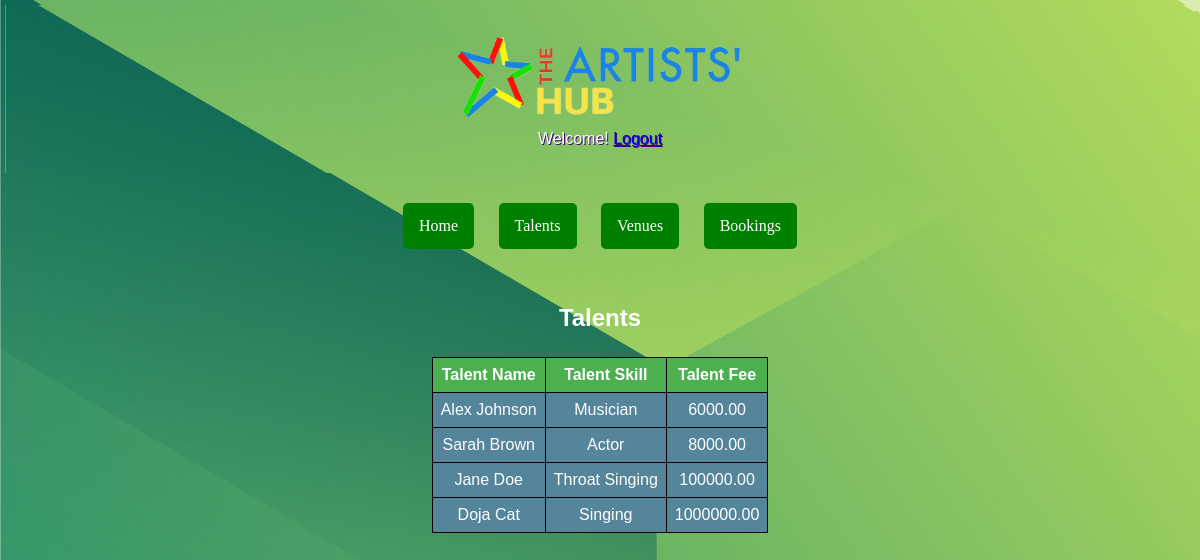
The app's page /talents.php with its own data.
### tables this page shows
CREATE TABLE `talents` (
  `talent_id` int(11) NOT NULL,
  `talent_name` varchar(255) NOT NULL,
  `talent_skill` varchar(100) NOT NULL,
  `talent_fee` decimal(10,2) NOT NULL
);

### database.php (called while the page is built, shortened)
<?php
$host = "localhost";
$username = "root";
$password = "";
$database = "artisthub";
$conn = new mysqli($host, $username, $password, $database);
function getTalents() {
    global $conn;
    $talents = array();
    $sql = "SELECT * FROM talents";
    $result = $conn->query($sql);
    if ($result->num_rows > 0) {
        while ($row = $result->fetch_assoc()) {
            $talents[] = $row;
        }
    }
    return $talents;
}
?>

### talents.php (the view, shortened to what this page needs)
<?php
include_once 'database.php';
$talents = getTalents();
?>
<!DOCTYPE html>
<html lang="en">
<head>
    <link rel="stylesheet" href="style.css">
</head>
<body>
    <div class="header">
    <img src="logo.png" alt="Artist Hub Logo">
        <p>Welcome! <a href="logout.php">Logout</a></p>
    </div>
    <header>
        <nav>
            <a href="index.php">Home</a>
            <a href="talents.php">Talents</a>
            <a href="venues.php">Venues</a>
            <a href="bookings.php">Bookings</a>
        </nav>
    </header>
    <section>
        <h2>Talents</h2>
        <table>
            <thead>
                <tr>
                    <th>Talent Name</th>
                    <th>Talent Skill</th>
                    <th>Talent Fee</th>
                </tr>
            </thead>
            <tbody>
                <?php foreach ($talents as $talent): ?>
                    <tr>
                        <td><?php echo $talent['talent_name']; ?></td>
                        <td><?php echo $talent['talent_skill']; ?></td>
                        <td><?php echo $talent['talent_fee']; ?></td>
                    </tr>
                <?php endforeach; ?>
            </tbody>
        </table>
    </section>
</body>
</html>

### style.css (style rules this page uses)
body, h1, h2, p, form { margin: 0; padding: 5px; color: rgb(255, 255, 255); text-align: center; }
body { background: linear-gradient(to bottom, #006400, #14c91a); font-family: Arial, sans-serif; font-size: 16px; color: white; background-image: url("sage.png"); }
.header { background-color: #14c91a; padding: 20px; color: white; text-shadow: 1px 1px indigo; text-align: center; background-image: url("sage.png"); }
.header img { display: block; margin: 0 auto; height: 100px; }
table { width: auto; max-width: 100%; border-collapse: collapse; margin: 20px auto; text-align: center; }
th, td { border: 1px solid #000000; padding: 8px; text-align: left; text-align: center; }
th { background-color: #4CAF50; color: rgb(255, 255, 255); text-align: center; }
td { background-color: #55859b; color: rgb(255, 255, 255); }
nav { text-align: center; margin-bottom: 20px; padding-top: 30px; padding-bottom: 30px; }
nav a { color: white; text-decoration: none; padding: 14px 16px; display: inline-block; margin: 0 10px; border-radius: 5px; background-color: #008000; font-family: Verdana; }

### records on screen
talents: talent_name "Alex Johnson", talent_skill "Musician", talent_fee "6000.00"
talents: talent_name "Sarah Brown", talent_skill "Actor", talent_fee "8000.00"
talents: talent_name "Jane Doe", talent_skill "Throat Singing", talent_fee "100000.00"
talents: talent_name "Doja Cat", talent_skill "Singing", talent_fee "1000000.00"
